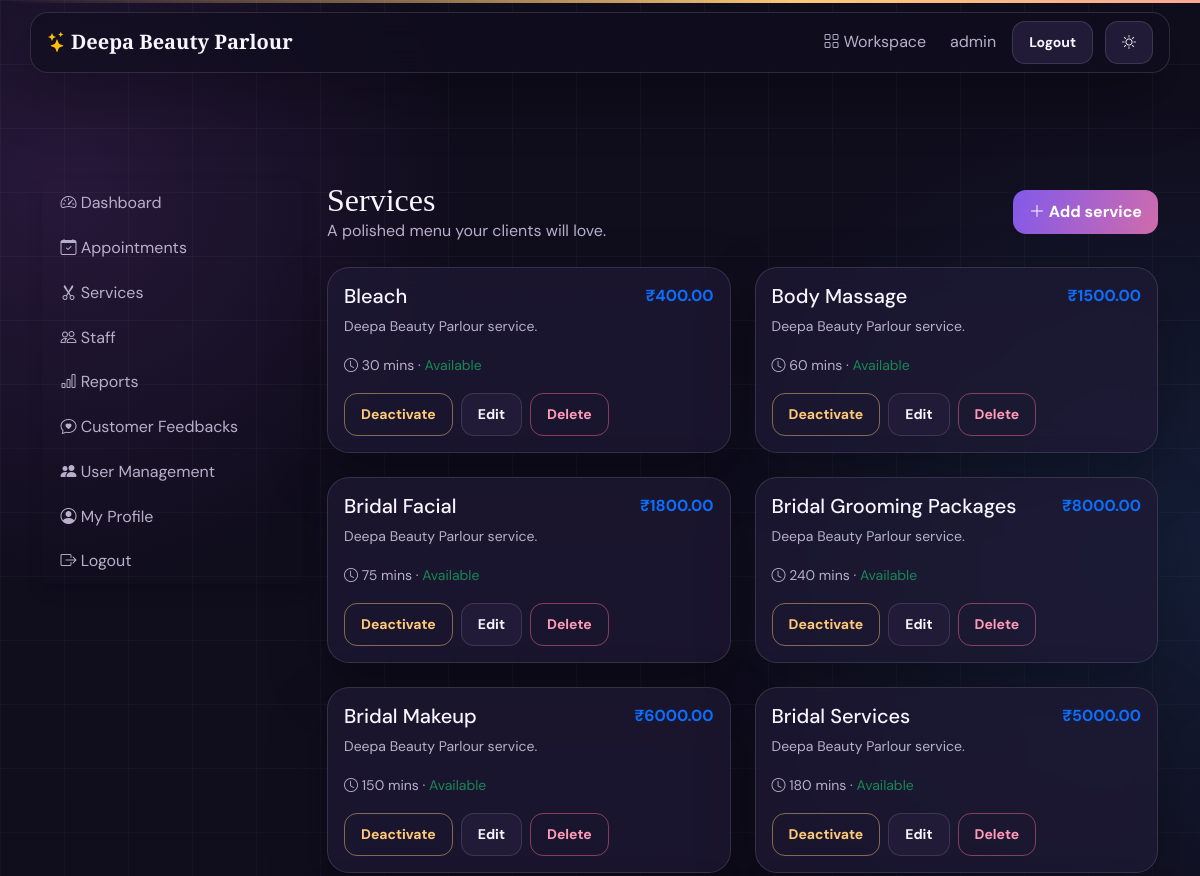
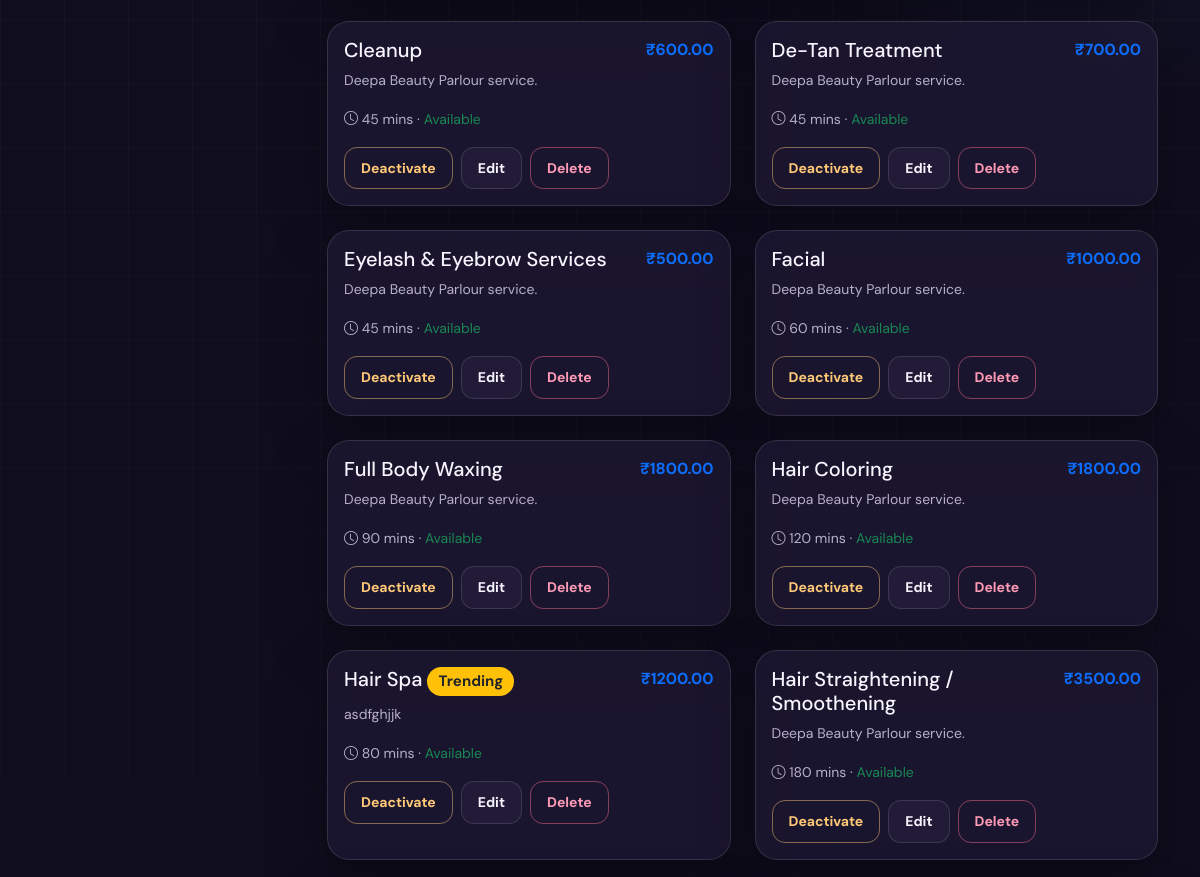
/owner/services/ (signed in, upper part), run on an earlier commit of the app's database (2 pictures, top to bottom).
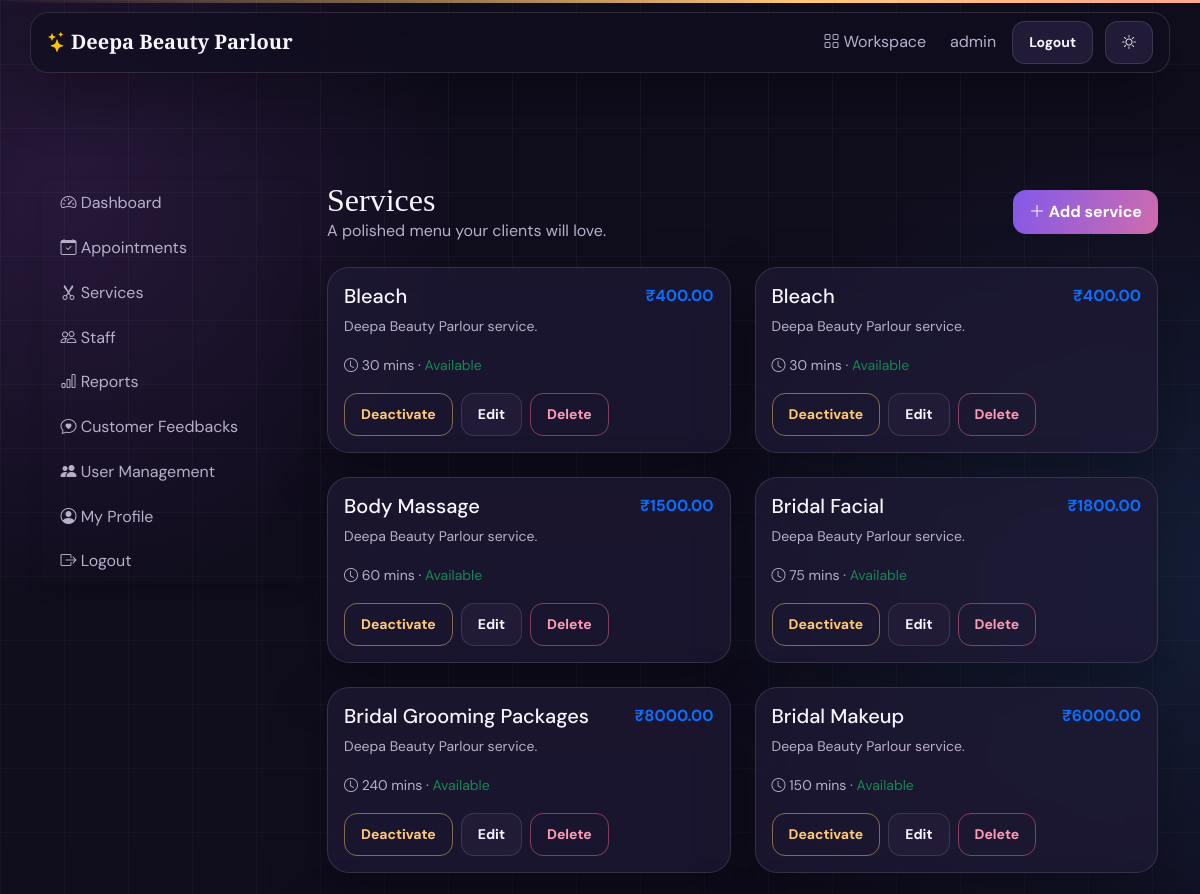
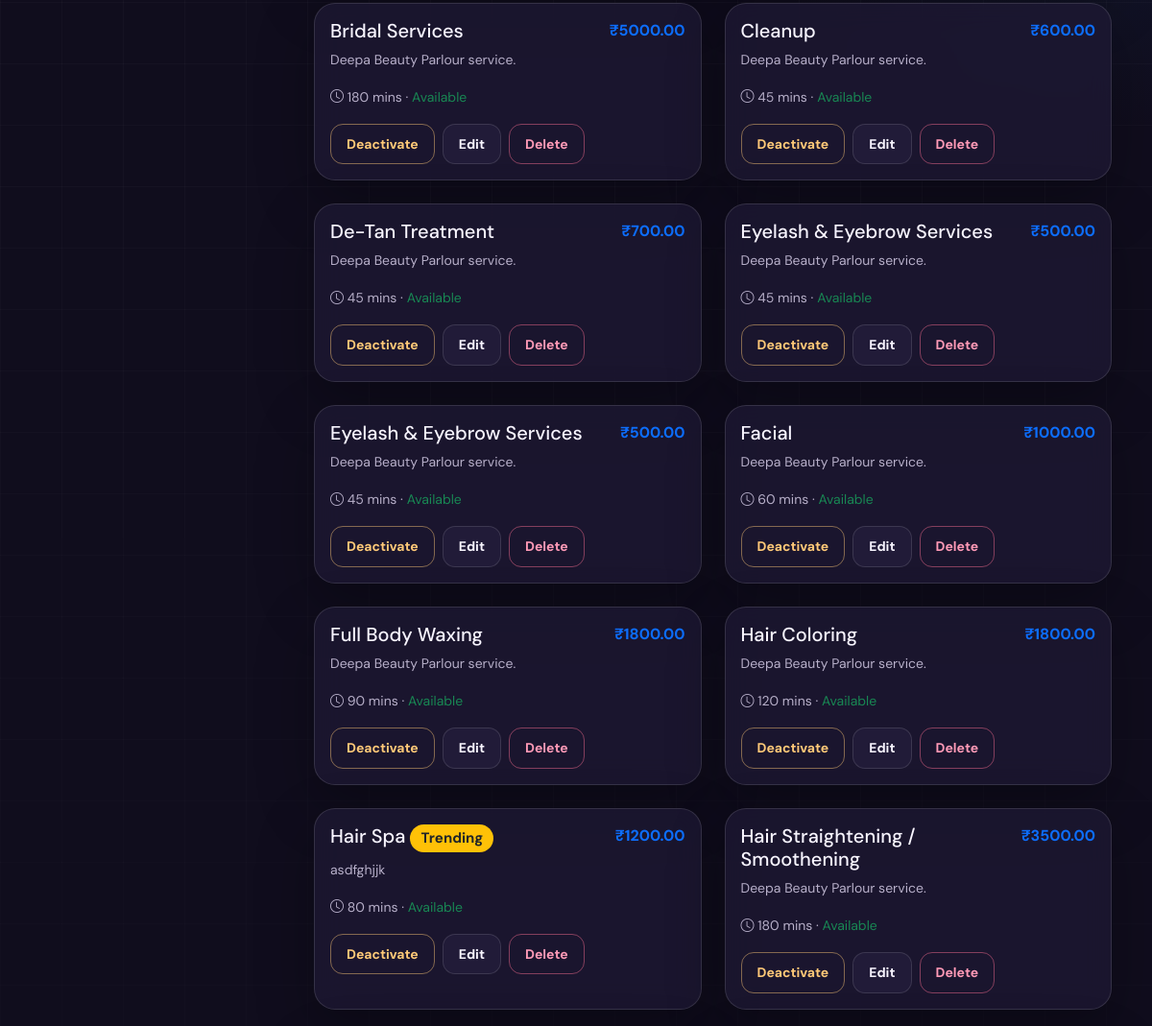
And on a later commit of the database (2 pictures, top to bottom).
### services/models.py (models this page shows, shortened)
class Service(models.Model):
    salon = models.ForeignKey(
        Salon,
        on_delete=models.CASCADE,
        related_name="services"
    )
    name = models.CharField(max_length=100)
    description = models.TextField(blank=True)
    duration = models.PositiveIntegerField(
        help_text="Duration in minutes"
    )
    price = models.DecimalField(
        max_digits=8,
        decimal_places=2
    )
    image = models.ImageField(
        upload_to="services/",
        blank=True,
        null=True
    )
    is_available = models.BooleanField(default=True)
    is_trending = models.BooleanField(default=False)
    created_at = models.DateTimeField(auto_now_add=True)
    class Meta:
        ordering = ["name"]

### owner/views.py (the view)
# urls.py: path("services/", service_list, name="owner_services"),
@owner_required
def service_list(request):
    return render(request, "owner/services.html", {"services": scoped(request, Service.objects.all())})

### owner/views.py (called while the page is built, shortened)
def get_admin_salon(request):
    if hasattr(request.user, "salon"):
        return request.user.salon

def scoped(request, qs):
    salon = get_admin_salon(request)
    if salon and hasattr(qs.model, "salon"):
        return qs.filter(salon=salon)
    return qs

### templates/owner/services.html
{% extends "owner/base.html" %}
{% block owner_content %}
<div class="d-flex justify-content-between align-items-center mb-4"><div><h2 class="page-title mb-0">Services</h2><p class="text-muted mb-0">A polished menu your clients will love.</p></div><a href="{% url 'add_service' %}" class="btn btn-primary"><i class="bi bi-plus-lg"></i> Add service</a></div>
<div class="row g-4">{% for service in services %}<div class="col-md-6"><div class="card h-100 service-card">{% if service.image %}<img src="{{ service.image.url }}" class="card-img-top" style="height:160px;object-fit:cover" alt="{{ service.name }}">{% endif %}<div class="card-body"><div class="d-flex justify-content-between gap-2"><h5>{{ service.name }} {% if service.is_trending %}<span class="badge bg-warning text-dark">Trending</span>{% endif %}</h5><strong class="text-primary">₹{{ service.price }}</strong></div><p class="text-muted small">{{ service.description|default:"Premium salon service" }}</p><small><i class="bi bi-clock"></i> {{ service.duration }} mins · {% if service.is_available %}<span class="text-success">Available</span>{% else %}<span class="text-danger">Inactive</span>{% endif %}</small><div class="d-flex gap-2 mt-3"><form method="post" action="{% url 'toggle_service' service.id %}">{% csrf_token %}<button class="btn btn-sm btn-outline-primary">{% if service.is_available %}Deactivate{% else %}Activate{% endif %}</button></form><a class="btn btn-sm btn-outline-secondary" href="{% url 'edit_service' service.id %}">Edit</a><form method="post" action="{% url 'delete_service' service.id %}" onsubmit="return confirm('Delete this service?')">{% csrf_token %}<button class="btn btn-sm btn-outline-danger">Delete</button></form></div></div></div></div>{% empty %}<div class="col-12"><div class="card text-center p-5 text-muted">No services found. Add your first service to build your menu.</div></div>{% endfor %}</div>
{% endblock %}

What changed in the data, as far as the page shows it:
now on this page (row edited): Service: name "Bleach", price "400.00", description "Deepa Beauty Parlour service.", duration "30", is_available "Available"
now on this page (row edited): Service: name "Eyelash & Eyebrow Services", price "500.00", description "Deepa Beauty Parlour service.", duration "45", is_available "Available"
